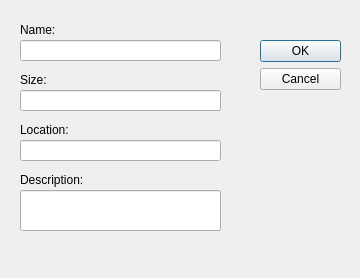
<?xml version="1.0" encoding="UTF-8"?>
<ui version="4.0">
 <class>imageDetails</class>
 <widget class="QDialog" name="imageDetails">
  <property name="geometry">
   <rect>
    <x>0</x>
    <y>0</y>
    <width>360</width>
    <height>278</height>
   </rect>
  </property>
  <property name="windowTitle">
   <string>Dialog</string>
  </property>
  <widget class="QDialogButtonBox" name="boxConfirm">
   <property name="geometry">
    <rect>
     <x>260</x>
     <y>40</y>
     <width>81</width>
     <height>211</height>
    </rect>
   </property>
   <property name="orientation">
    <enum>Qt::Vertical</enum>
   </property>
   <property name="standardButtons">
    <set>QDialogButtonBox::Cancel|QDialogButtonBox::Ok</set>
   </property>
  </widget>
  <widget class="QLabel" name="labelName">
   <property name="geometry">
    <rect>
     <x>20</x>
     <y>20</y>
     <width>80</width>
     <height>20</height>
    </rect>
   </property>
   <property name="minimumSize">
    <size>
     <width>80</width>
     <height>20</height>
    </size>
   </property>
   <property name="maximumSize">
    <size>
     <width>80</width>
     <height>20</height>
    </size>
   </property>
   <property name="font">
    <font>
     <pointsize>9</pointsize>
    </font>
   </property>
   <property name="text">
    <string>Name:</string>
   </property>
  </widget>
  <widget class="QLabel" name="labelSize">
   <property name="geometry">
    <rect>
     <x>20</x>
     <y>70</y>
     <width>80</width>
     <height>20</height>
    </rect>
   </property>
   <property name="minimumSize">
    <size>
     <width>80</width>
     <height>20</height>
    </size>
   </property>
   <property name="maximumSize">
    <size>
     <width>80</width>
     <height>20</height>
    </size>
   </property>
   <property name="font">
    <font>
     <pointsize>9</pointsize>
    </font>
   </property>
   <property name="text">
    <string>Size:</string>
   </property>
  </widget>
  <widget class="QLabel" name="labelLoct">
   <property name="geometry">
    <rect>
     <x>20</x>
     <y>120</y>
     <width>80</width>
     <height>20</height>
    </rect>
   </property>
   <property name="minimumSize">
    <size>
     <width>80</width>
     <height>20</height>
    </size>
   </property>
   <property name="maximumSize">
    <size>
     <width>80</width>
     <height>20</height>
    </size>
   </property>
   <property name="font">
    <font>
     <pointsize>9</pointsize>
    </font>
   </property>
   <property name="text">
    <string>Location:</string>
   </property>
  </widget>
  <widget class="QLabel" name="labelDesc">
   <property name="geometry">
    <rect>
     <x>20</x>
     <y>170</y>
     <width>80</width>
     <height>20</height>
    </rect>
   </property>
   <property name="minimumSize">
    <size>
     <width>80</width>
     <height>20</height>
    </size>
   </property>
   <property name="maximumSize">
    <size>
     <width>80</width>
     <height>20</height>
    </size>
   </property>
   <property name="font">
    <font>
     <pointsize>9</pointsize>
    </font>
   </property>
   <property name="text">
    <string>Description:</string>
   </property>
  </widget>
  <widget class="QLineEdit" name="lineName">
   <property name="geometry">
    <rect>
     <x>20</x>
     <y>40</y>
     <width>201</width>
     <height>21</height>
    </rect>
   </property>
  </widget>
  <widget class="QLineEdit" name="lineSize">
   <property name="geometry">
    <rect>
     <x>20</x>
     <y>90</y>
     <width>201</width>
     <height>21</height>
    </rect>
   </property>
  </widget>
  <widget class="QLineEdit" name="lineLoct">
   <property name="geometry">
    <rect>
     <x>20</x>
     <y>140</y>
     <width>201</width>
     <height>21</height>
    </rect>
   </property>
  </widget>
  <widget class="QLineEdit" name="lineDesc">
   <property name="geometry">
    <rect>
     <x>20</x>
     <y>190</y>
     <width>201</width>
     <height>41</height>
    </rect>
   </property>
   <property name="frame">
    <bool>true</bool>
   </property>
  </widget>
 </widget>
 <resources/>
 <connections>
  <connection>
   <sender>boxConfirm</sender>
   <signal>accepted()</signal>
   <receiver>imageDetails</receiver>
   <slot>accept()</slot>
   <hints>
    <hint type="sourcelabel">
     <x>248</x>
     <y>254</y>
    </hint>
    <hint type="destinationlabel">
     <x>157</x>
     <y>274</y>
    </hint>
   </hints>
  </connection>
  <connection>
   <sender>boxConfirm</sender>
   <signal>rejected()</signal>
   <receiver>imageDetails</receiver>
   <slot>reject()</slot>
   <hints>
    <hint type="sourcelabel">
     <x>316</x>
     <y>260</y>
    </hint>
    <hint type="destinationlabel">
     <x>286</x>
     <y>274</y>
    </hint>
   </hints>
  </connection>
 </connections>
</ui>
